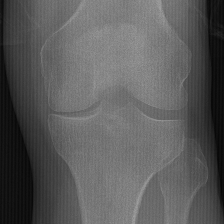
#> input picture debug_crops_test/00m_0.C.2_9000296_20040729_file_LEFT_crop.png, 224 x 224 px
$ python -i crop3.py   (imports and definitions only)
#> lines starting #> are read from the running program, lines starting #| are printed output that depends on the picture; after the words box and inside, x2 and y2 are one past the last pixel; in counts of white or black regions, pixels touching at a corner belong together
#> further down, picture is the input picture: shape (224, 224); min 7, max 159, mean 90.8
import cv2
import numpy as np
import pydicom
import os
from glob import glob

def get_knee_centers(img):
    # Smooth and threshold to find bone masses
    blurred = cv2.medianBlur(img, 11)
    _, thresh = cv2.threshold(blurred, 0, 255, cv2.THRESH_BINARY + cv2.THRESH_OTSU)
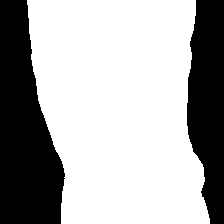
#> thresh: shape (224, 224); 66.9% white; 2 black regions, box (x1, y1, x2, y2) and area: (0, 0, 65, 224) 10097, (187, 0, 224, 224) 6516

    # Find the two legs
    num_labels, labels, stats, centroids = cv2.connectedComponentsWithStats(thresh)
#> num_labels = 2; stats = [[0, 0, 224, 224, 16613], [27, 0, 183, 224, 33563]]; centroids = [[96.26, 119.1], [119, 107.7]]
    if num_labels < 3: return None, None # Fallback if detection fails

    # Get two largest areas (excluding background)
    large_indices = np.argsort(stats[1:, cv2.CC_STAT_AREA])[-2:] + 1
    det_centroids = centroids[large_indices]

    # Sort: Smallest X = Patient Right, Largest X = Patient Left
    sorted_centroids = det_centroids[np.argsort(det_centroids[:, 0])]
    return sorted_centroids[0], sorted_centroids[1]

def process_and_save(dicom_path, output_dir, target_size=750):
    ds = pydicom.dcmread(dicom_path)
    img = ds.pixel_array.astype(float)
    img = ((img - np.min(img)) / (np.max(img) - np.min(img)) * 255).astype(np.uint8)

    base_name = os.path.basename(dicom_path).replace('.dcm', '')
    right_c, left_c = get_knee_centers(img)

    if right_c is None:
        print(f"Skipping {base_name}: Could not detect legs.")
        return

    for side, center in [('RIGHT', right_c), ('LEFT', left_c)]:
        cX, cY = int(center[0]), int(center[1])

        # Fixed Window Crop with Padding
        pad = target_size // 2
        padded = cv2.copyMakeBorder(img, pad, pad, pad, pad, cv2.BORDER_CONSTANT, value=0)
        crop = padded[cY:cY+target_size, cX:cX+target_size]

        # Enhancement
        crop = cv2.medianBlur(crop, 3) # Remove grid lines
        clahe = cv2.createCLAHE(clipLimit=3.0, tileGridSize=(8, 8))
        enhanced = clahe.apply(crop)
        final = cv2.resize(enhanced, (224, 224), interpolation=cv2.INTER_LANCZOS4)

        # Save with your naming idea
        cv2.imwrite(os.path.join(output_dir, f"{base_name}_{side}.png"), final)

# --- Run on first 10 ---
in_dir = '/scratch1/e20-fyp-vlm-knee-osteo/FYP/Dataset/Visit01/knee_dicom_files'
out_dir = './vlm_ready_images'
# [1 line not run here, left out]

files = sorted(glob(os.path.join(in_dir, "*.dcm")))[:10]
# [2 lines not run here, left out]

>>> import cv2
>>> picture = cv2.imread('../debug_crops_test/00m_0.C.2_9000296_20040729_file_LEFT_crop.png', cv2.IMREAD_GRAYSCALE)
>>> result = get_knee_centers(picture)
